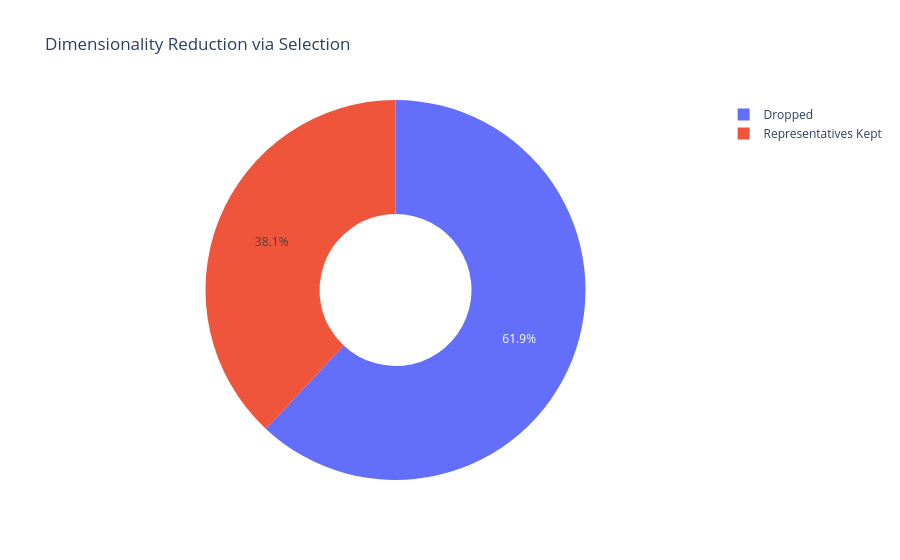

Notebook cell for this chart:
### Code cell
representatives = []
for group in subgroups:
    if len(group) == 1:
        representatives.append(group[0])
    else:
        uniques = [(c, df[c].n_unique()) for c in group]
        best_col = max(uniques, key=lambda x: x[1])[0]
        representatives.append(best_col)

total_cols = len(v_cols)
kept_cols = len(representatives)
dropped_cols = total_cols - kept_cols
reduction_pct = dropped_cols / total_cols * 100

fig = go.Figure(data=[go.Pie(labels=['Representatives Kept', 'Dropped'], 
                             values=[kept_cols, dropped_cols], hole=.4)])
fig.update_layout(title_text="Dimensionality Reduction via Selection", template="plotly_white")
fig.show()

table = (
    f"| Metric | Value |\n"
    f"| --- | ---: |\n"
    f"| Columns in | {total_cols} |\n"
    f"| Representatives kept | **{kept_cols}** |\n"
    f"| Dropped | {dropped_cols} |\n"
    f"| Reduction | **{reduction_pct:.0f}%** |\n"
)
display(Markdown(table))

### Figure 1 — Plotly figure (JSON) as saved in the notebook; plotly's stock layout.template omitted (floating-point values rounded to 4 significant figures)
{"data": [{"hole": 0.4, "labels": ["Representatives Kept", "Dropped"], "type": "pie", "values": [129, 210]}], "layout": {"title": {"text": "Dimensionality Reduction via Selection"}}}
